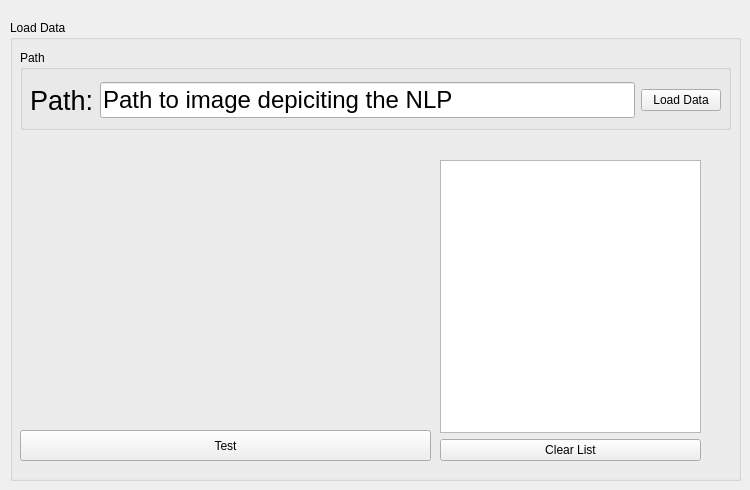
    <widget class="QWidget" name="tab">
     <attribute name="title">
      <string>Load Data</string>
     </attribute>
     <widget class="QGroupBox" name="groupBox">
      <property name="enabled">
       <bool>true</bool>
      </property>
      <property name="geometry">
       <rect>
        <x>10</x>
        <y>20</y>
        <width>731</width>
        <height>461</height>
       </rect>
      </property>
      <property name="title">
       <string>Load Data</string>
      </property>
      <widget class="QGroupBox" name="groupBox_5">
       <property name="geometry">
        <rect>
         <x>10</x>
         <y>30</y>
         <width>711</width>
         <height>80</height>
        </rect>
       </property>
       <property name="title">
        <string>Path</string>
       </property>
       <widget class="QWidget" name="gridLayoutWidget_6">
        <property name="geometry">
         <rect>
          <x>10</x>
          <y>30</y>
          <width>691</width>
          <height>41</height>
         </rect>
        </property>
        <layout class="QGridLayout" name="gridLayout_6">
         <item row="0" column="0">
          <widget class="QLabel" name="labelLoadPath">
           <property name="font">
            <font>
             <pointsize>20</pointsize>
            </font>
           </property>
           <property name="text">
            <string>Path:</string>
           </property>
          </widget>
         </item>
         <item row="0" column="1">
          <widget class="QLineEdit" name="inputLoadPath">
           <property name="font">
            <font>
             <pointsize>18</pointsize>
            </font>
           </property>
           <property name="text">
            <string>Path to image depiciting the NLP</string>
           </property>
          </widget>
         </item>
         <item row="0" column="2">
          <widget class="QPushButton" name="buttonLoadData">
           <property name="text">
            <string>Load Data</string>
           </property>
          </widget>
         </item>
        </layout>
       </widget>
      </widget>
      <widget class="QWidget" name="gridLayoutWidget_7">
       <property name="geometry">
        <rect>
         <x>430</x>
         <y>120</y>
         <width>281</width>
         <height>321</height>
        </rect>
       </property>
       <layout class="QGridLayout" name="gridLayout_7">
        <item row="1" column="0">
         <widget class="QListWidget" name="listLoadData"/>
        </item>
        <item row="1" column="1">
         <spacer name="verticalSpacer_27">
          <property name="orientation">
           <enum>Qt::Vertical</enum>
          </property>
          <property name="sizeHint" stdset="0">
           <size>
            <width>20</width>
            <height>40</height>
           </size>
          </property>
         </spacer>
        </item>
        <item row="2" column="0">
         <widget class="QPushButton" name="buttonLoadClearData">
          <property name="text">
           <string>Clear List</string>
          </property>
         </widget>
        </item>
        <item row="0" column="0">
         <spacer name="horizontalSpacer_12">
          <property name="orientation">
           <enum>Qt::Horizontal</enum>
          </property>
          <property name="sizeHint" stdset="0">
           <size>
            <width>40</width>
            <height>20</height>
           </size>
          </property>
         </spacer>
        </item>
       </layout>
      </widget>
      <widget class="QPushButton" name="buttonTest">
       <property name="geometry">
        <rect>
         <x>10</x>
         <y>410</y>
         <width>411</width>
         <height>31</height>
        </rect>
       </property>
       <property name="text">
        <string>Test</string>
       </property>
      </widget>
     </widget>
    </widget>
